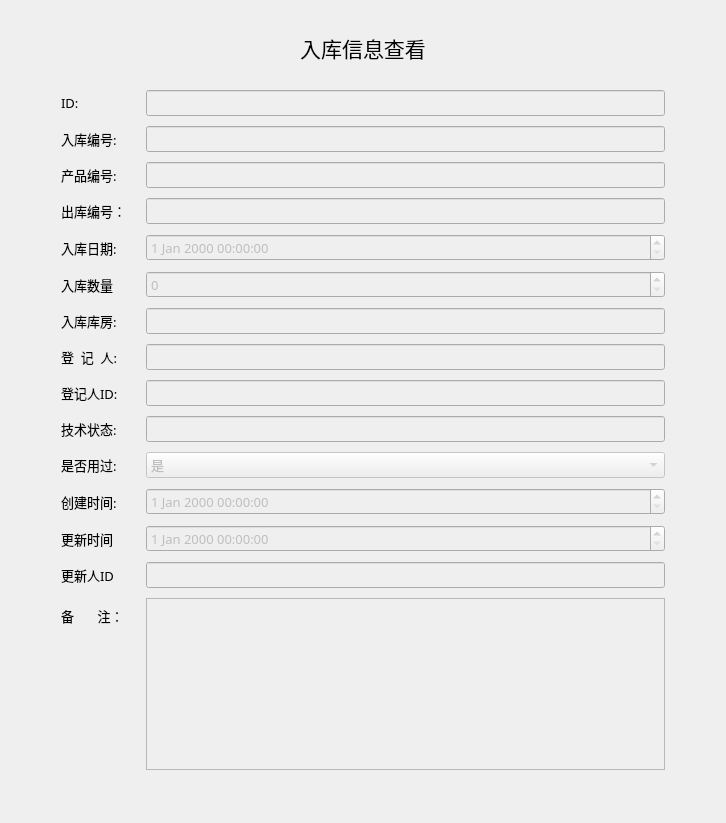
<?xml version="1.0" encoding="UTF-8"?>
<ui version="4.0">
 <class>Dialog</class>
 <widget class="QDialog" name="Dialog">
  <property name="geometry">
   <rect>
    <x>0</x>
    <y>0</y>
    <width>726</width>
    <height>823</height>
   </rect>
  </property>
  <property name="font">
   <font>
    <family>微软雅黑 Light</family>
    <pointsize>10</pointsize>
   </font>
  </property>
  <property name="windowTitle">
   <string>入库信息查看</string>
  </property>
  <layout class="QVBoxLayout" name="verticalLayout">
   <item>
    <spacer name="verticalSpacer_2">
     <property name="orientation">
      <enum>Qt::Vertical</enum>
     </property>
     <property name="sizeHint" stdset="0">
      <size>
       <width>20</width>
       <height>40</height>
      </size>
     </property>
    </spacer>
   </item>
   <item>
    <widget class="QLabel" name="label">
     <property name="font">
      <font>
       <family>Adobe Devanagari</family>
       <pointsize>16</pointsize>
      </font>
     </property>
     <property name="text">
      <string>入库信息查看</string>
     </property>
     <property name="alignment">
      <set>Qt::AlignCenter</set>
     </property>
    </widget>
   </item>
   <item>
    <layout class="QFormLayout" name="formLayout">
     <property name="labelAlignment">
      <set>Qt::AlignLeading|Qt::AlignLeft|Qt::AlignVCenter</set>
     </property>
     <property name="horizontalSpacing">
      <number>20</number>
     </property>
     <property name="verticalSpacing">
      <number>10</number>
     </property>
     <property name="leftMargin">
      <number>50</number>
     </property>
     <property name="topMargin">
      <number>20</number>
     </property>
     <property name="rightMargin">
      <number>50</number>
     </property>
     <item row="0" column="0">
      <widget class="QLabel" name="label_9">
       <property name="text">
        <string>ID:</string>
       </property>
      </widget>
     </item>
     <item row="0" column="1">
      <widget class="QLineEdit" name="ID">
       <property name="enabled">
        <bool>false</bool>
       </property>
      </widget>
     </item>
     <item row="1" column="0">
      <widget class="QLabel" name="label_10">
       <property name="text">
        <string>入库编号:</string>
       </property>
      </widget>
     </item>
     <item row="1" column="1">
      <widget class="QLineEdit" name="inNO">
       <property name="enabled">
        <bool>false</bool>
       </property>
      </widget>
     </item>
     <item row="2" column="0">
      <widget class="QLabel" name="label_2">
       <property name="text">
        <string>产品编号:</string>
       </property>
      </widget>
     </item>
     <item row="2" column="1">
      <widget class="QLineEdit" name="productNO_2">
       <property name="enabled">
        <bool>false</bool>
       </property>
      </widget>
     </item>
     <item row="3" column="0">
      <widget class="QLabel" name="Label">
       <property name="text">
        <string>出库编号：</string>
       </property>
      </widget>
     </item>
     <item row="3" column="1">
      <widget class="QLineEdit" name="outNO">
       <property name="enabled">
        <bool>false</bool>
       </property>
      </widget>
     </item>
     <item row="4" column="0">
      <widget class="QLabel" name="label_3">
       <property name="text">
        <string>入库日期:</string>
       </property>
      </widget>
     </item>
     <item row="4" column="1">
      <widget class="QDateTimeEdit" name="inDate">
       <property name="enabled">
        <bool>false</bool>
       </property>
      </widget>
     </item>
     <item row="6" column="0">
      <widget class="QLabel" name="Label_2">
       <property name="text">
        <string>入库库房:</string>
       </property>
      </widget>
     </item>
     <item row="6" column="1">
      <widget class="QLineEdit" name="inStorageNo">
       <property name="enabled">
        <bool>false</bool>
       </property>
      </widget>
     </item>
     <item row="9" column="0">
      <widget class="QLabel" name="Label_4">
       <property name="text">
        <string>技术状态:</string>
       </property>
      </widget>
     </item>
     <item row="9" column="1">
      <widget class="QLineEdit" name="inTechState">
       <property name="enabled">
        <bool>false</bool>
       </property>
      </widget>
     </item>
     <item row="11" column="0">
      <widget class="QLabel" name="Label_13">
       <property name="text">
        <string>创建时间:</string>
       </property>
      </widget>
     </item>
     <item row="11" column="1">
      <widget class="QDateTimeEdit" name="createTime">
       <property name="enabled">
        <bool>false</bool>
       </property>
       <property name="mouseTracking">
        <bool>true</bool>
       </property>
       <property name="focusPolicy">
        <enum>Qt::StrongFocus</enum>
       </property>
       <property name="acceptDrops">
        <bool>true</bool>
       </property>
       <property name="autoFillBackground">
        <bool>true</bool>
       </property>
      </widget>
     </item>
     <item row="12" column="0">
      <widget class="QLabel" name="label_7">
       <property name="text">
        <string>更新时间</string>
       </property>
      </widget>
     </item>
     <item row="12" column="1">
      <widget class="QDateTimeEdit" name="updateTime">
       <property name="enabled">
        <bool>false</bool>
       </property>
      </widget>
     </item>
     <item row="13" column="0">
      <widget class="QLabel" name="label_8">
       <property name="text">
        <string>更新人ID</string>
       </property>
      </widget>
     </item>
     <item row="13" column="1">
      <widget class="QLineEdit" name="updateID">
       <property name="enabled">
        <bool>false</bool>
       </property>
      </widget>
     </item>
     <item row="14" column="0">
      <widget class="QLabel" name="Label_12">
       <property name="text">
        <string>备       注：</string>
       </property>
      </widget>
     </item>
     <item row="14" column="1">
      <widget class="QTextEdit" name="remark">
       <property name="enabled">
        <bool>false</bool>
       </property>
      </widget>
     </item>
     <item row="10" column="0">
      <widget class="QLabel" name="label_4">
       <property name="text">
        <string>是否用过:</string>
       </property>
      </widget>
     </item>
     <item row="10" column="1">
      <widget class="QComboBox" name="isUsed">
       <property name="enabled">
        <bool>false</bool>
       </property>
       <item>
        <property name="text">
         <string>是</string>
        </property>
       </item>
       <item>
        <property name="text">
         <string>否</string>
        </property>
       </item>
      </widget>
     </item>
     <item row="7" column="0">
      <widget class="QLabel" name="Label_3">
       <property name="text">
        <string>登  记  人:</string>
       </property>
      </widget>
     </item>
     <item row="7" column="1">
      <widget class="QLineEdit" name="inRecorderPerson">
       <property name="enabled">
        <bool>false</bool>
       </property>
      </widget>
     </item>
     <item row="8" column="0">
      <widget class="QLabel" name="label_5">
       <property name="text">
        <string>登记人ID:</string>
       </property>
      </widget>
     </item>
     <item row="8" column="1">
      <widget class="QLineEdit" name="inRecorderID">
       <property name="enabled">
        <bool>false</bool>
       </property>
      </widget>
     </item>
     <item row="5" column="0">
      <widget class="QLabel" name="label_6">
       <property name="text">
        <string>入库数量</string>
       </property>
      </widget>
     </item>
     <item row="5" column="1">
      <widget class="QSpinBox" name="inCount">
       <property name="enabled">
        <bool>false</bool>
       </property>
      </widget>
     </item>
    </layout>
   </item>
   <item>
    <spacer name="verticalSpacer_3">
     <property name="orientation">
      <enum>Qt::Vertical</enum>
     </property>
     <property name="sizeHint" stdset="0">
      <size>
       <width>20</width>
       <height>40</height>
      </size>
     </property>
    </spacer>
   </item>
   <item>
    <spacer name="verticalSpacer">
     <property name="orientation">
      <enum>Qt::Vertical</enum>
     </property>
     <property name="sizeHint" stdset="0">
      <size>
       <width>20</width>
       <height>40</height>
      </size>
     </property>
    </spacer>
   </item>
  </layout>
 </widget>
 <resources/>
 <connections/>
</ui>
